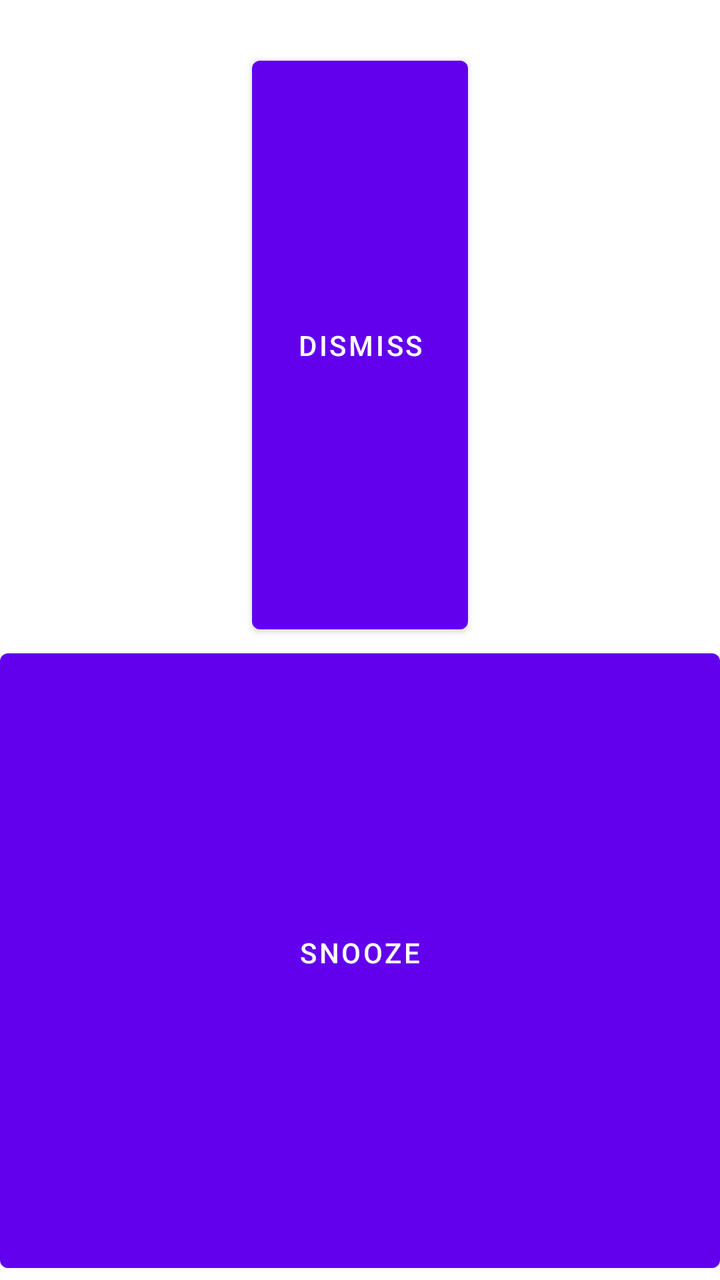
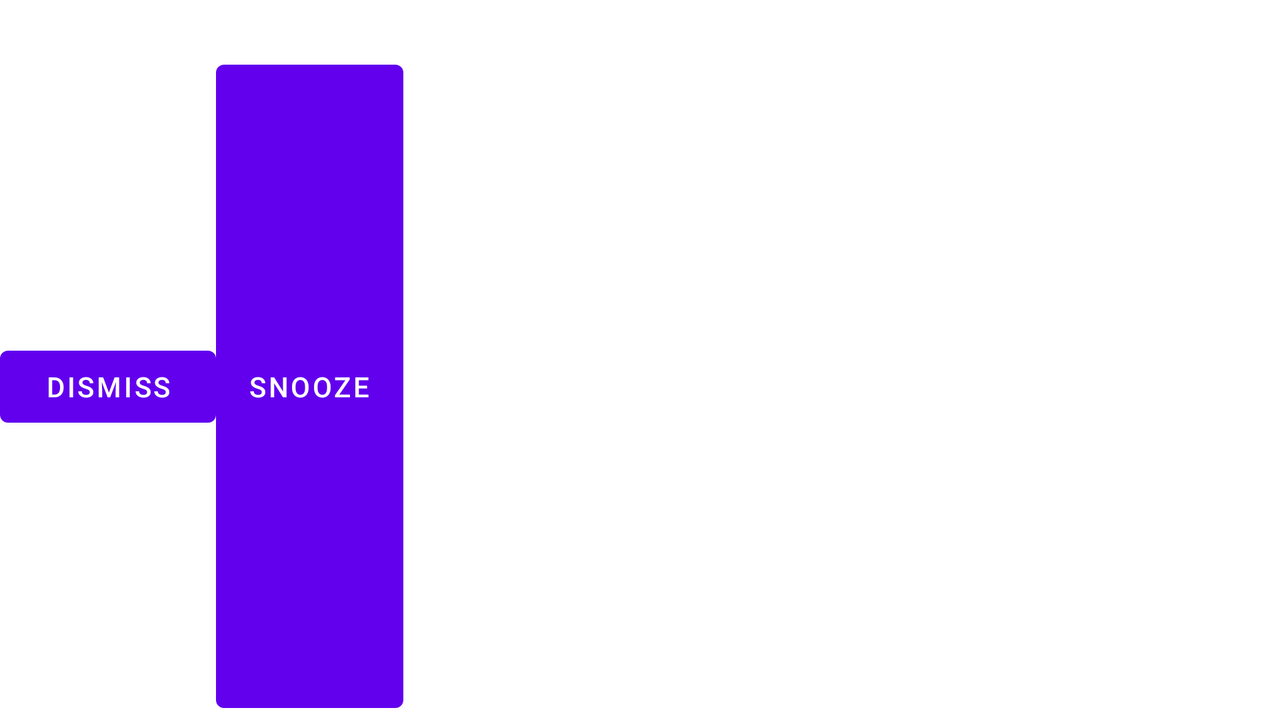

Compare how this app lays out the same screen by default and in its alternative resource folder. The renders come first, then the two layout files and the values they reference.
<!-- AndroidManifest.xml: fallback theme Theme.MaterialComponents.DayNight.NoActionBar -->
<!-- res/layout/alarm_alert.xml -->
<?xml version="1.0" encoding="utf-8"?>
<LinearLayout
    xmlns:android="http://schemas.android.com/apk/res/android"
    android:id="@+id/root"
    android:layout_width="fill_parent" 
    android:layout_height="fill_parent"
    android:gravity="center_horizontal"
    android:orientation="vertical">

    <TextView android:id="@+id/alert_name"
        android:layout_width="wrap_content"
        android:layout_height="wrap_content"
        android:textSize="18sp"
        android:textColor="@color/white"
        android:gravity="center"/>

    <Button
        android:id="@+id/dismiss"
                android:layout_width="108dip"
                android:layout_height="wrap_content"
        android:layout_weight="3"
        android:text="@string/alarm_alert_dismiss_text" />

    <LinearLayout
        android:id="@+id/clockView"
        android:layout_width="208dip"
        android:layout_height="wrap_content"
        android:gravity="center"/> 


    <Button
        android:id="@+id/snooze"
        android:layout_width="fill_parent"
        android:layout_height="wrap_content"
        android:paddingTop="16dp"
        android:paddingBottom="24dp"
        android:layout_weight="3"
        android:text="@string/alarm_alert_snooze_text" />

    <TextView android:id="@+id/silencedText"
        android:layout_width="wrap_content"
        android:layout_height="wrap_content"
        android:paddingTop="2dp"
        android:paddingBottom="2dp"
        android:textAppearance="?android:attr/textAppearanceSmall"
        android:visibility="gone"
        android:gravity="center"
        android:textColor="@color/red"/>

</LinearLayout>
<!-- resources referenced by this layout -->
<resources>
  <string name="alarm_alert_dismiss_text">Dismiss</string>
  <string name="alarm_alert_snooze_text">Snooze</string>
</resources>
<!-- res/layout-land/alarm_alert.xml (the repository's variant of the layout above) -->
<!-- drawn on the phone turned sideways -->
<?xml version="1.0" encoding="utf-8"?>
<LinearLayout
    xmlns:android="http://schemas.android.com/apk/res/android"
    android:id="@+id/root"
    android:layout_width="fill_parent" 
    android:layout_height="fill_parent"
    android:paddingTop="2dp"
    android:orientation="vertical">

    <TextView android:id="@+id/alert_name"
        android:layout_width="fill_parent"
        android:layout_height="wrap_content"
        android:textSize="18sp"
        android:textColor="@color/white"
        android:gravity="center"/>

    <LinearLayout
        android:layout_width="wrap_content" 
        android:layout_height="fill_parent"
        android:orientation="horizontal">

        <Button
            android:id="@+id/dismiss"
            android:layout_width="108dip"
            android:layout_height="wrap_content"
            android:layout_weight="1" 
            android:text="@string/alarm_alert_dismiss_text" />

        <LinearLayout
            android:id="@+id/clockView"
            android:layout_width="wrap_content"
            android:layout_height="wrap_content"
            android:gravity="center"/>

        <Button
            android:id="@+id/snooze"
            android:layout_width="wrap_content"
            android:layout_height="fill_parent"
            android:layout_weight="1" 
            android:text="@string/alarm_alert_snooze_text" />
    </LinearLayout>

    <TextView android:id="@+id/silencedText"
        android:layout_width="wrap_content"
        android:layout_height="wrap_content"
        android:paddingLeft="4dp"
        android:paddingTop="2dp"
        android:paddingBottom="2dp"
        android:textAppearance="?android:attr/textAppearanceSmall"
        android:visibility="gone"
        android:gravity="center"
        android:textColor="@color/red"
        android:text="@string/alarm_alert_alert_silenced"/>

</LinearLayout>
<!-- resources referenced by the variant -->
<!-- as the phone turned sideways resolves them -->
<resources>
  <string name="alarm_alert_alert_silenced">Alarm silenced after <xliff:g id="minutes">%d</xliff:g> minutes</string>
  <string name="alarm_alert_dismiss_text">Dismiss</string>
  <string name="alarm_alert_snooze_text">Snooze</string>
</resources>
